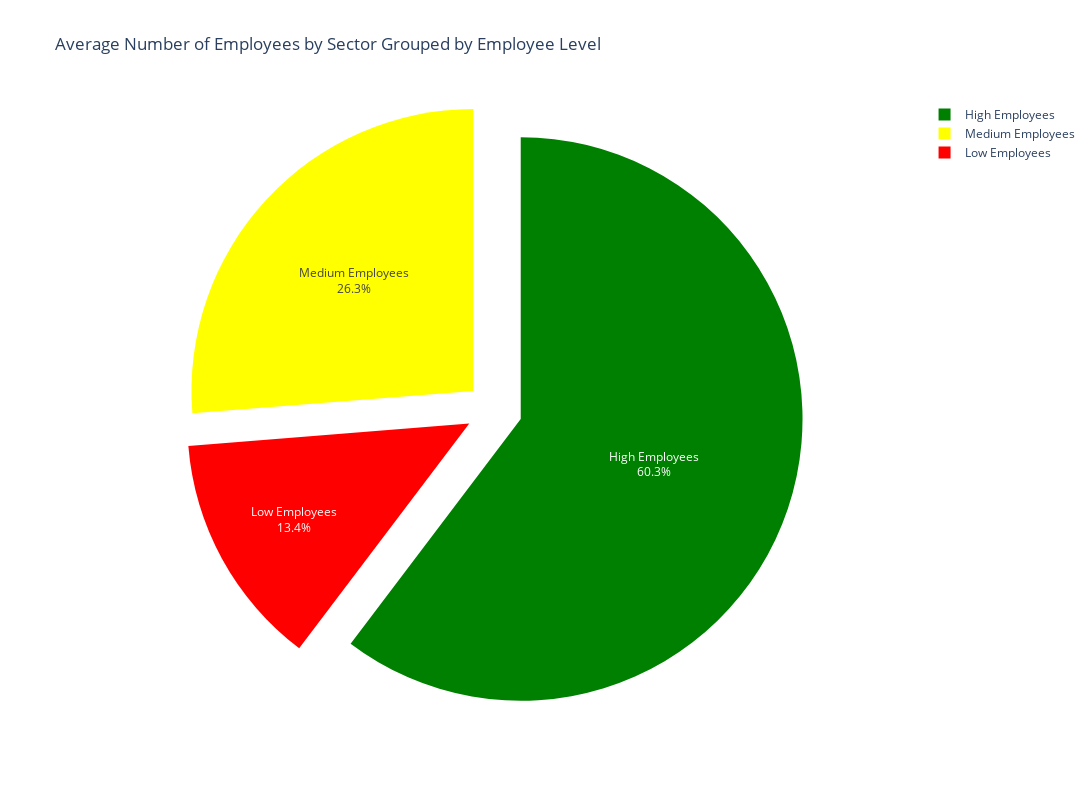

Notebook code for this chart:
### Markdown cell above
<a id='top'></a>
<div style="text-align: center;">
    <img src="https://github.com/Shakedams/project1/blob/main/employees-1.jpg?raw=true" width="1000"/>
</div>

### Code cell
sector_employees = fortune_df.groupby('sector')['employees'].mean().reset_index()
sector_employees['employee_group'] = pd.qcut(sector_employees['employees'], 3, labels=['Low Employees', 'Medium Employees', 'High Employees'])
grouped_data = sector_employees.groupby('employee_group')['employees'].sum().reset_index()
fig = go.Figure(data=[go.Pie(labels=grouped_data['employee_group'], values=grouped_data['employees'], 
                             pull=[0.1, 0.1, 0.1], 
                             marker=dict(colors=['red', 'yellow', 'green']))])

fig.update_traces(textposition='inside', textinfo='percent+label')
fig.update_layout(title_text='Average Number of Employees by Sector Grouped by Employee Level',
                  height=800, width=1600)  # Adjust the height and width as needed
fig.show()

### Figure 1 — Plotly figure (JSON) as saved in the notebook; plotly's stock layout.template omitted (floating-point values rounded to 4 significant figures)
{"data": [{"labels": ["Low Employees", "Medium Employees", "High Employees"], "marker": {"colors": ["red", "yellow", "green"]}, "pull": [0.1, 0.1, 0.1], "textinfo": "percent+label", "textposition": "inside", "type": "pie", "values": [187600.0, 367100.0, 843000.0]}], "layout": {"height": 800, "title": {"text": "Average Number of Employees by Sector Grouped by Employee Level"}, "width": 1600}}
